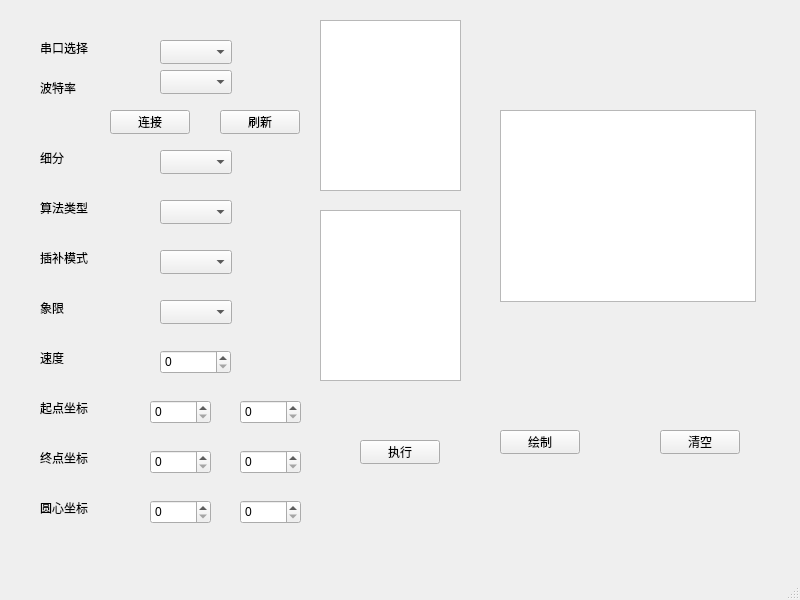
<?xml version="1.0" encoding="UTF-8"?>
<ui version="4.0">
 <class>MainWindow</class>
 <widget class="QMainWindow" name="MainWindow">
  <property name="geometry">
   <rect>
    <x>0</x>
    <y>0</y>
    <width>800</width>
    <height>600</height>
   </rect>
  </property>
  <property name="windowTitle">
   <string>MainWindow</string>
  </property>
  <widget class="QWidget" name="centralwidget">
   <widget class="QComboBox" name="baudRateComboBox">
    <property name="geometry">
     <rect>
      <x>160</x>
      <y>70</y>
      <width>72</width>
      <height>24</height>
     </rect>
    </property>
   </widget>
   <widget class="QLabel" name="label">
    <property name="geometry">
     <rect>
      <x>40</x>
      <y>80</y>
      <width>54</width>
      <height>16</height>
     </rect>
    </property>
    <property name="text">
     <string>波特率</string>
    </property>
   </widget>
   <widget class="QComboBox" name="serialbox">
    <property name="geometry">
     <rect>
      <x>160</x>
      <y>40</y>
      <width>72</width>
      <height>24</height>
     </rect>
    </property>
   </widget>
   <widget class="QPushButton" name="connectButton">
    <property name="geometry">
     <rect>
      <x>110</x>
      <y>110</y>
      <width>80</width>
      <height>24</height>
     </rect>
    </property>
    <property name="text">
     <string>连接</string>
    </property>
   </widget>
   <widget class="QPushButton" name="refreshButton">
    <property name="geometry">
     <rect>
      <x>220</x>
      <y>110</y>
      <width>80</width>
      <height>24</height>
     </rect>
    </property>
    <property name="text">
     <string>刷新</string>
    </property>
   </widget>
   <widget class="QLabel" name="label_2">
    <property name="geometry">
     <rect>
      <x>40</x>
      <y>40</y>
      <width>54</width>
      <height>16</height>
     </rect>
    </property>
    <property name="text">
     <string>串口选择</string>
    </property>
   </widget>
   <widget class="QLabel" name="label_3">
    <property name="geometry">
     <rect>
      <x>40</x>
      <y>200</y>
      <width>54</width>
      <height>16</height>
     </rect>
    </property>
    <property name="text">
     <string>算法类型</string>
    </property>
   </widget>
   <widget class="QLabel" name="label_4">
    <property name="geometry">
     <rect>
      <x>40</x>
      <y>250</y>
      <width>54</width>
      <height>16</height>
     </rect>
    </property>
    <property name="text">
     <string>插补模式</string>
    </property>
   </widget>
   <widget class="QLabel" name="label_5">
    <property name="geometry">
     <rect>
      <x>40</x>
      <y>300</y>
      <width>54</width>
      <height>16</height>
     </rect>
    </property>
    <property name="text">
     <string>象限</string>
    </property>
   </widget>
   <widget class="QComboBox" name="algorithmComboBox">
    <property name="geometry">
     <rect>
      <x>160</x>
      <y>200</y>
      <width>72</width>
      <height>24</height>
     </rect>
    </property>
   </widget>
   <widget class="QComboBox" name="interpTypeComboBox">
    <property name="geometry">
     <rect>
      <x>160</x>
      <y>250</y>
      <width>72</width>
      <height>24</height>
     </rect>
    </property>
   </widget>
   <widget class="QComboBox" name="quadrantComboBox">
    <property name="geometry">
     <rect>
      <x>160</x>
      <y>300</y>
      <width>72</width>
      <height>24</height>
     </rect>
    </property>
   </widget>
   <widget class="QLabel" name="label_6">
    <property name="geometry">
     <rect>
      <x>40</x>
      <y>150</y>
      <width>54</width>
      <height>16</height>
     </rect>
    </property>
    <property name="text">
     <string>细分</string>
    </property>
   </widget>
   <widget class="QComboBox" name="subdivComboBox">
    <property name="geometry">
     <rect>
      <x>160</x>
      <y>150</y>
      <width>72</width>
      <height>24</height>
     </rect>
    </property>
   </widget>
   <widget class="QLabel" name="label_7">
    <property name="geometry">
     <rect>
      <x>40</x>
      <y>400</y>
      <width>54</width>
      <height>16</height>
     </rect>
    </property>
    <property name="text">
     <string>起点坐标</string>
    </property>
   </widget>
   <widget class="QLabel" name="label_8">
    <property name="geometry">
     <rect>
      <x>40</x>
      <y>450</y>
      <width>54</width>
      <height>16</height>
     </rect>
    </property>
    <property name="text">
     <string>终点坐标</string>
    </property>
   </widget>
   <widget class="QSpinBox" name="x_s">
    <property name="geometry">
     <rect>
      <x>150</x>
      <y>400</y>
      <width>61</width>
      <height>24</height>
     </rect>
    </property>
   </widget>
   <widget class="QSpinBox" name="y_s">
    <property name="geometry">
     <rect>
      <x>240</x>
      <y>400</y>
      <width>61</width>
      <height>24</height>
     </rect>
    </property>
   </widget>
   <widget class="QSpinBox" name="x_f">
    <property name="geometry">
     <rect>
      <x>150</x>
      <y>450</y>
      <width>61</width>
      <height>24</height>
     </rect>
    </property>
   </widget>
   <widget class="QSpinBox" name="y_f">
    <property name="geometry">
     <rect>
      <x>240</x>
      <y>450</y>
      <width>61</width>
      <height>24</height>
     </rect>
    </property>
   </widget>
   <widget class="QPushButton" name="run">
    <property name="geometry">
     <rect>
      <x>360</x>
      <y>440</y>
      <width>80</width>
      <height>24</height>
     </rect>
    </property>
    <property name="text">
     <string>执行</string>
    </property>
   </widget>
   <widget class="QPlainTextEdit" name="commandoutputBox">
    <property name="geometry">
     <rect>
      <x>320</x>
      <y>20</y>
      <width>141</width>
      <height>171</height>
     </rect>
    </property>
   </widget>
   <widget class="QSpinBox" name="speedbox">
    <property name="geometry">
     <rect>
      <x>160</x>
      <y>350</y>
      <width>71</width>
      <height>24</height>
     </rect>
    </property>
   </widget>
   <widget class="QLabel" name="label_9">
    <property name="geometry">
     <rect>
      <x>40</x>
      <y>350</y>
      <width>54</width>
      <height>16</height>
     </rect>
    </property>
    <property name="text">
     <string>速度</string>
    </property>
   </widget>
   <widget class="QPushButton" name="draw">
    <property name="geometry">
     <rect>
      <x>500</x>
      <y>430</y>
      <width>80</width>
      <height>24</height>
     </rect>
    </property>
    <property name="text">
     <string>绘制</string>
    </property>
   </widget>
   <widget class="QPushButton" name="clear">
    <property name="geometry">
     <rect>
      <x>660</x>
      <y>430</y>
      <width>80</width>
      <height>24</height>
     </rect>
    </property>
    <property name="text">
     <string>清空</string>
    </property>
   </widget>
   <widget class="QLabel" name="label_11">
    <property name="geometry">
     <rect>
      <x>40</x>
      <y>500</y>
      <width>54</width>
      <height>16</height>
     </rect>
    </property>
    <property name="text">
     <string>圆心坐标</string>
    </property>
   </widget>
   <widget class="QSpinBox" name="x_c">
    <property name="geometry">
     <rect>
      <x>150</x>
      <y>500</y>
      <width>61</width>
      <height>24</height>
     </rect>
    </property>
   </widget>
   <widget class="QSpinBox" name="y_c">
    <property name="geometry">
     <rect>
      <x>240</x>
      <y>500</y>
      <width>61</width>
      <height>24</height>
     </rect>
    </property>
   </widget>
   <widget class="QPlainTextEdit" name="commandoutput">
    <property name="geometry">
     <rect>
      <x>320</x>
      <y>210</y>
      <width>141</width>
      <height>171</height>
     </rect>
    </property>
   </widget>
   <widget class="QChartView" name="chartView">
    <property name="geometry">
     <rect>
      <x>500</x>
      <y>110</y>
      <width>256</width>
      <height>192</height>
     </rect>
    </property>
   </widget>
  </widget>
  <widget class="QMenuBar" name="menubar">
   <property name="geometry">
    <rect>
     <x>0</x>
     <y>0</y>
     <width>800</width>
     <height>21</height>
    </rect>
   </property>
  </widget>
  <widget class="QStatusBar" name="statusbar"/>
 </widget>
 <customwidgets>
  <customwidget>
   <class>QChartView</class>
   <extends>QGraphicsView</extends>
   <header>QtCharts/QChartView</header>
  </customwidget>
 </customwidgets>
 <resources/>
 <connections/>
</ui>
